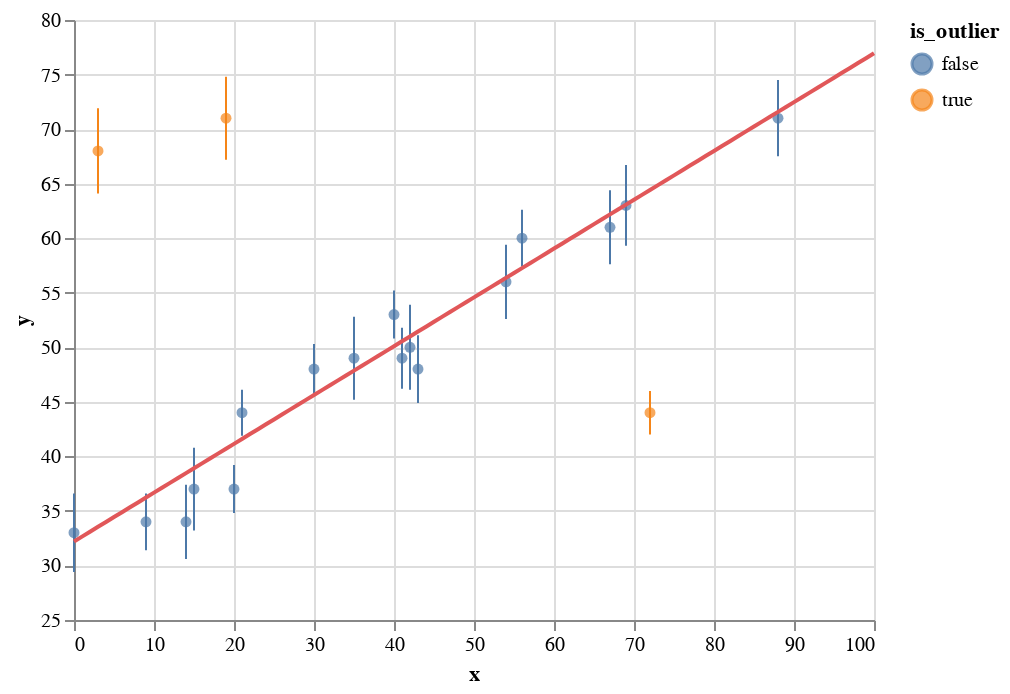

The notebook cell saved with this chart:
### Code cell
error_bars = (
    altair.Chart()
    .mark_errorbar()
    .encode(
        altair.X("x"), altair.Y("y"), altair.YError("err"), altair.Color("is_outlier")
    )
)
points = (
    altair.Chart()
    .mark_circle()
    .encode(
        altair.X("x"),
        altair.Y("y", scale=altair.Scale(zero=False)),
        altair.Color("is_outlier"),
    )
)
altair.layer(
    points,
    error_bars,
    data=pd.DataFrame({"x": x, "y": y, "err": err, "is_outlier": prob_outlier > 0.5}),
) + (
    altair.Chart(
        pd.DataFrame({"x": np.linspace(0, 100, 101)}).assign(
            y=lambda df: df_params_mean["beta_0"] + df_params_mean["beta_1"] * df["x"]
        )
    )
    .mark_line(color=RED)
    .encode(altair.X("x"), altair.Y("y"))
)

### Figure 1 — Vega-Lite specification as saved in the notebook (floating-point values rounded to 4 significant figures)
{"config": {"view": {"continuousWidth": 400, "continuousHeight": 300}}, "layer": [{"mark": "circle", "encoding": {"color": {"field": "is_outlier", "type": "nominal"}, "x": {"field": "x", "type": "quantitative"}, "y": {"field": "y", "scale": {"zero": false}, "type": "quantitative"}}}, {"mark": "errorbar", "encoding": {"color": {"field": "is_outlier", "type": "nominal"}, "x": {"field": "x", "type": "quantitative"}, "y": {"field": "y", "type": "quantitative"}, "yError": {"field": "err"}}}, {"data": {"name": "data-29aa9eab79c1638592a2889c6e04f20a"}, "mark": {"type": "line", "color": "#e15759"}, "encoding": {"x": {"field": "x", "type": "quantitative"}, "y": {"field": "y", "type": "quantitative"}}}], "data": {"name": "data-83105f819ff365be090485204d58d24e"}, "$schema": "https://vega.github.io/schema/vega-lite/v4.17.0.json", "datasets": {"data-83105f819ff365be090485204d58d24e": [{"x": 0.0, "y": 33.0, "err": 3.6, "is_outlier": false}, {"x": 3.0, "y": 68.0, "err": 3.9, "is_outlier": true}, {"x": 9.0, "y": 34.0, "err": 2.6, "is_outlier": false}, {"x": 14.0, "y": 34.0, "err": 3.4, "is_outlier": false}, {"x": 15.0, "y": 37.0, "err": 3.8, "is_outlier": false}, {"x": 19.0, "y": 71.0, "err": 3.8, "is_outlier": true}, {"x": 20.0, "y": 37.0, "err": 2.2, "is_outlier": false}, {"x": 21.0, "y": 44.0, "err": 2.1, "is_outlier": false}, {"x": 30.0, "y": 48.0, "err": 2.3, "is_outlier": false}, {"x": 35.0, "y": 49.0, "err": 3.8, "is_outlier": false}, {"x": 40.0, "y": 53.0, "err": 2.2, "is_outlier": false}, {"x": 41.0, "y": 49.0, "err": 2.8, "is_outlier": false}, {"x": 42.0, "y": 50.0, "err": 3.9, "is_outlier": false}, {"x": 43.0, "y": 48.0, "err": 3.1, "is_outlier": false}, {"x": 54.0, "y": 56.0, "err": 3.4, "is_outlier": false}, {"x": 56.0, "y": 60.0, "err": 2.6, "is_outlier": false}, {"x": 67.0, "y": 61.0, "err": 3.4, "is_outlier": false}, {"x": 69.0, "y": 63.0, "err": 3.7, "is_outlier": false}, {"x": 72.0, "y": 44.0, "err": 2.0, "is_outlier": true}, {"x": 88.0, "y": 71.0, "err": 3.5, "is_outlier": false}], "data-29aa9eab79c1638592a2889c6e04f20a": [{"x": 0.0, "y": 32.2}, {"x": 1.0, "y": 32.65}, {"x": 2.0, "y": 33.09}, {"x": 3.0, "y": 33.54}, {"x": 4.0, "y": 33.99}, {"x": 5.0, "y": 34.44}, {"x": 6.0, "y": 34.88}, {"x": 7.0, "y": 35.33}, {"x": 8.0, "y": 35.78}, {"x": 9.0, "y": 36.23}, {"x": 10.0, "y": 36.67}, {"x": 11.0, "y": 37.12}, {"x": 12.0, "y": 37.57}, {"x": 13.0, "y": 38.02}, {"x": 14.0, "y": 38.46}, {"x": 15.0, "y": 38.91}, {"x": 16.0, "y": 39.36}, {"x": 17.0, "y": 39.81}, {"x": 18.0, "y": 40.25}, {"x": 19.0, "y": 40.7}, {"x": 20.0, "y": 41.15}, {"x": 21.0, "y": 41.6}, {"x": 22.0, "y": 42.04}, {"x": 23.0, "y": 42.49}, {"x": 24.0, "y": 42.94}, {"x": 25.0, "y": 43.39}, {"x": 26.0, "y": 43.83}, {"x": 27.0, "y": 44.28}, {"x": 28.0, "y": 44.73}, {"x": 29.0, "y": 45.18}, {"x": 30.0, "y": 45.62}, {"x": 31.0, "y": 46.07}, {"x": 32.0, "y": 46.52}, {"x": 33.0, "y": 46.97}, {"x": 34.0, "y": 47.41}, {"x": 35.0, "y": 47.86}, {"x": 36.0, "y": 48.31}, {"x": 37.0, "y": 48.76}, {"x": 38.0, "y": 49.2}, {"x": 39.0, "y": 49.65}, {"x": 40.0, "y": 50.1}, {"x": 41.0, "y": 50.55}, {"x": 42.0, "y": 50.99}, {"x": 43.0, "y": 51.44}, {"x": 44.0, "y": 51.89}, {"x": 45.0, "y": 52.34}, {"x": 46.0, "y": 52.78}, {"x": 47.0, "y": 53.23}, {"x": 48.0, "y": 53.68}, {"x": 49.0, "y": 54.13}, {"x": 50.0, "y": 54.57}, {"x": 51.0, "y": 55.02}, {"x": 52.0, "y": 55.47}, {"x": 53.0, "y": 55.92}, {"x": 54.0, "y": 56.36}, {"x": 55.0, "y": 56.81}, {"x": 56.0, "y": 57.26}, {"x": 57.0, "y": 57.71}, {"x": 58.0, "y": 58.15}, {"x": 59.0, "y": 58.6}, {"x": 60.0, "y": 59.05}, {"x": 61.0, "y": 59.5}, {"x": 62.0, "y": 59.94}, {"x": 63.0, "y": 60.39}, {"x": 64.0, "y": 60.84}, {"x": 65.0, "y": 61.29}, {"x": 66.0, "y": 61.73}, {"x": 67.0, "y": 62.18}, {"x": 68.0, "y": 62.63}, {"x": 69.0, "y": 63.08}, {"x": 70.0, "y": 63.52}, {"x": 71.0, "y": 63.97}, {"x": 72.0, "y": 64.42}, {"x": 73.0, "y": 64.87}, {"x": 74.0, "y": 65.31}, {"x": 75.0, "y": 65.76}, {"x": 76.0, "y": 66.21}, {"x": 77.0, "y": 66.66}, {"x": 78.0, "y": 67.1}, {"x": 79.0, "y": 67.55}, {"x": 80.0, "y": 68.0}, {"x": 81.0, "y": 68.45}, {"x": 82.0, "y": 68.89}, {"x": 83.0, "y": 69.34}, {"x": 84.0, "y": 69.79}, {"x": 85.0, "y": 70.24}, {"x": 86.0, "y": 70.68}, {"x": 87.0, "y": 71.13}, {"x": 88.0, "y": 71.58}, {"x": 89.0, "y": 72.03}, {"x": 90.0, "y": 72.47}, {"x": 91.0, "y": 72.92}, {"x": 92.0, "y": 73.37}, {"x": 93.0, "y": 73.82}, {"x": 94.0, "y": 74.26}, {"x": 95.0, "y": 74.71}, {"x": 96.0, "y": 75.16}, {"x": 97.0, "y": 75.6}, {"x": 98.0, "y": 76.05}, {"x": 99.0, "y": 76.5}, {"x": 100.0, "y": 76.95}]}}
